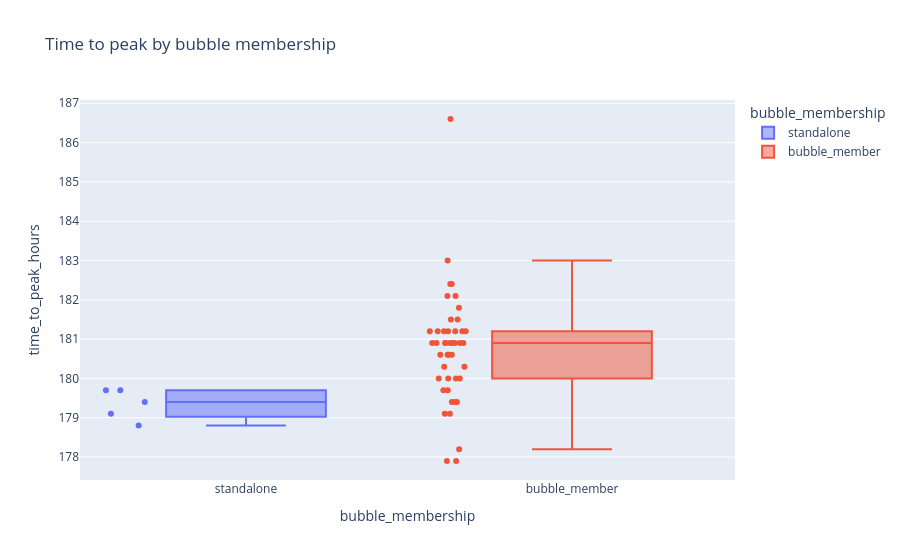

Notebook code for this chart:
### Code cell
bubble_df = analysis.loc[analysis["unit_id"].notna()].copy()
bubble_df["unit_id"] = bubble_df["unit_id"].astype(int)
bubble_df["state_label"] = bubble_df["state_id"] + " | unit " + bubble_df["unit_id"].astype(str)

px.box(
    bubble_df,
    x="bubble_membership",
    y="time_to_peak_hours",
    color="bubble_membership",
    points="all",
    hover_name="state_label",
    title="Time to peak by bubble membership",
)

### Figure 1 — Plotly figure (JSON) as saved in the notebook; plotly's stock layout.template omitted (floating-point values rounded to 4 significant figures)
{"data": [{"alignmentgroup": "True", "boxpoints": "all", "hovertemplate": "<b>%{hovertext}</b><br><br>bubble_membership=%{x}<br>time_to_peak_hours=%{y}<extra></extra>", "hovertext": ["S001_unit_28 | unit 28", "S003_unit_29 | unit 29", "S004_unit_2 | unit 2", "S009_unit_25 | unit 25", "S020_unit_27 | unit 27"], "legendgroup": "standalone", "marker": {"color": "#636efa"}, "name": "standalone", "notched": false, "offsetgroup": "standalone", "orientation": "v", "showlegend": true, "type": "box", "x": ["standalone", "standalone", "standalone", "standalone", "standalone"], "x0": " ", "xaxis": "x", "y": [179.4, 179.7, 179.1, 178.8, 179.7], "y0": " ", "yaxis": "y"}, {"alignmentgroup": "True", "boxpoints": "all", "hovertemplate": "<b>%{hovertext}</b><br><br>bubble_membership=%{x}<br>time_to_peak_hours=%{y}<extra></extra>", "hovertext": ["S002_unit_33 | unit 33", "S005_unit_16 | unit 16", "S006_unit_23 | unit 23", "S007_unit_24 | unit 24", "S008_unit_18 | unit 18", "S010_unit_34 | unit 34", "S011_unit_6 | unit 6", "S012_unit_40 | unit 40", "S013_unit_14 | unit 14", "S015_unit_17 | unit 17", "S016_unit_37 | unit 37", "S017_unit_7 | unit 7", "S018_unit_3 | unit 3", "S019_unit_42 | unit 42", "S021_unit_38 | unit 38", "S023_unit_11 | unit 11", "S024_unit_8 | unit 8", "S025_unit_44 | unit 44", "S026_unit_4 | unit 4", "S027_unit_52 | unit 52", "S028_unit_41 | unit 41", "S029_unit_36 | unit 36", "S030_unit_39 | unit 39", "S031_unit_45 | unit 45", "S032_unit_35 | unit 35", "S033_unit_50 | unit 50", "S034_unit_26 | unit 26", "S035_unit_1 | unit 1", "S036_unit_21 | unit 21", "S037_unit_30 | unit 30", "S038_unit_22 | unit 22", "S039_unit_9 | unit 9", "S040_unit_32 | unit 32", "S041_unit_20 | unit 20", "S042_unit_43 | unit 43", "S043_unit_12 | unit 12", "S044_unit_19 | unit 19", "S045_unit_47 | unit 47", "S046_unit_10 | unit 10", "S047_unit_48 | unit 48", "S048_unit_15 | unit 15", "S049_unit_49 | unit 49", "S050_unit_31 | unit 31", "S051_unit_51 | unit 51", "S052_unit_46 | unit 46"], "legendgroup": "bubble_member", "marker": {"color": "#EF553B"}, "name": "bubble_member", "notched": false, "offsetgroup": "bubble_member", "orientation": "v", "showlegend": true, "type": "box", "x": ["bubble_member", "bubble_member", "bubble_member", "bubble_member", "bubble_member", "bubble_member", "bubble_member", "bubble_member", "bubble_member", "bubble_member", "bubble_member", "bubble_member", "bubble_member", "bubble_member", "bubble_member", "bubble_member", "bubble_member", "bubble_member", "bubble_member", "bubble_member", "bubble_member", "bubble_member", "bubble_member", "bubble_member", "bubble_member", "bubble_member", "bubble_member", "bubble_member", "bubble_member", "bubble_member", "bubble_member", "bubble_member", "bubble_member", "bubble_member", "bubble_member", "bubble_member", "bubble_member", "bubble_member", "bubble_member", "bubble_member", "bubble_member", "bubble_member", "bubble_member", "bubble_member", "bubble_member"], "x0": " ", "xaxis": "x", "y": [180.6, 180.3, 181.2, 179.1, 181.5, 180.9, 180.9, 180.9, 180.0, 181.2, 180.6, 180.3, 180.9, 181.2, 180.9, 181.2, 181.2, 182.4, 179.4, 186.6, 180.9, 181.2, 181.5, 180.6, 180.9, 180.6, 177.9, 180.0, 182.1, 180.9, 183.0, 182.1, 180.9, 179.7, 179.7, 179.4, 181.2, 180.0, 179.4, 182.4, 181.8, 180.0, 177.9, 178.2, 179.1], "y0": " ", "yaxis": "y"}], "layout": {"boxmode": "overlay", "legend": {"title": {"text": "bubble_membership"}, "tracegroupgap": 0}, "title": {"text": "Time to peak by bubble membership"}, "xaxis": {"anchor": "y", "categoryarray": ["standalone", "bubble_member"], "categoryorder": "array", "domain": [0, 1], "title": {"text": "bubble_membership"}}, "yaxis": {"anchor": "x", "domain": [0, 1], "title": {"text": "time_to_peak_hours"}}}}
